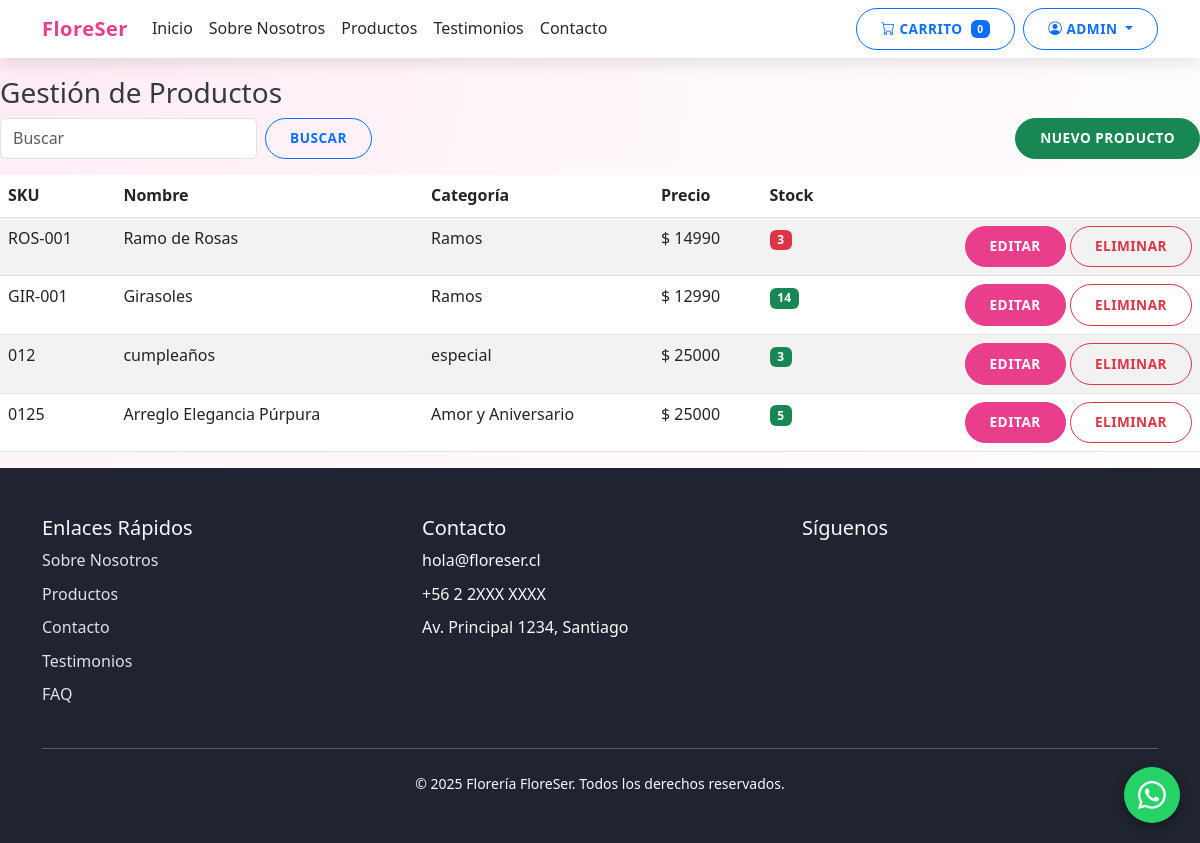
/productos/gestion/ (signed in), run on the app's committed database.
### apps/usuarios/models.py (models this page shows, shortened)
class Usuario(AbstractUser):
    class Roles(models.TextChoices):
        ADMINISTRADOR = 'Administrador', 'Administrador'
        EMPLEADO = 'Empleado', 'Empleado'
        CLIENTE = 'Cliente', 'Cliente'
        PROVEEDOR = 'Proveedor', 'Proveedor'
    rol = models.CharField(max_length=20, choices=Roles.choices, default=Roles.CLIENTE)
    activo = models.BooleanField(default=True)

### apps/productos/models.py (models this page shows, shortened)
class Producto(models.Model):
    class Categoria(models.TextChoices):
        AMOR_ANIVERSARIO = 'Amor y Aniversario', 'Amor y Aniversario'
        CUMPLEANOS = 'Cumpleaños', 'Cumpleaños'
        AGRADECIMIENTO = 'Agradecimiento', 'Agradecimiento'
        CONDOLENCIAS = 'Condolencias', 'Condolencias'
    sku = models.CharField(max_length=50, unique=True)
    nombre = models.CharField(max_length=150)
    descripcion = models.TextField(blank=True)
    categoria = models.CharField(max_length=100, choices=Categoria.choices)
    precio = models.DecimalField(max_digits=12, decimal_places=0, validators=[MinValueValidator(0)])
    stock = models.IntegerField(default=0, validators=[MinValueValidator(0)])
    stock_minimo = models.IntegerField(default=0, validators=[MinValueValidator(0)])
    imagen = models.ImageField(upload_to='productos/', blank=True, null=True)
    destacado = models.BooleanField(default=False)

### apps/home/models.py (models this page shows, shortened)
class Config(models.Model):
    nombre_sitio = models.CharField(max_length=100, default='Florería FloreSer')
    logo = models.ImageField(upload_to='configuracion/', blank=True, null=True)
    favicon = models.ImageField(upload_to='configuracion/', blank=True, null=True)
    telefono = models.CharField(max_length=20, blank=True)
    email = models.EmailField(blank=True)
    direccion = models.TextField(blank=True)
    horario_atencion = models.CharField(max_length=100, blank=True)
    facebook_url = models.URLField(blank=True)
    instagram_url = models.URLField(blank=True)
    whatsapp_numero = models.CharField(max_length=20, blank=True)
    alto_imagen_destacado = models.PositiveIntegerField(
        default=220,
        help_text=_('Altura en píxeles para productos destacados en la página de inicio.'),
    )
    alto_imagen_producto = models.PositiveIntegerField(
        default=220,
        help_text=_('Altura en píxeles para imágenes del catálogo de productos.'),
    )
    alto_imagen_ocasion = models.PositiveIntegerField(
        default=230,
        help_text=_('Altura en píxeles para las tarjetas de "Comprar por Ocación".'),
    )
    class Meta:
        verbose_name = _('Configuración del Sitio')
        verbose_name_plural = _('Configuración del Sitio')
        db_table = 'home_config'   # <- nombre exacto que evita el error
        app_label = 'home'

### apps/productos/views.py (the view)
# urls.py: path('gestion/', gestion_lista, name='gestion_lista'),
@role_required('Administrador', 'Empleado')
def gestion_lista(request):
    q = request.GET.get('q', '').strip()
    productos = Producto.objects.all()
    if q:
        productos = productos.filter(nombre__icontains=q)
    configuracion = Config.objects.first()
    return render(request, 'productos/gestion_lista.html', {
        'productos': productos,
        'q': q,
        'configuracion': configuracion,
    })

### templates/productos/gestion_lista.html
{% extends 'base.html' %}
{% block content %}
<h3>Gestión de Productos</h3>
<div class="d-flex justify-content-between mb-3">
  <form class="d-flex" method="get">
    <input type="text" class="form-control me-2" name="q" placeholder="Buscar" value="{{ q }}">
    <button class="btn btn-outline-primary" type="submit">Buscar</button>
  </form>
  <a href="{% url 'productos:crear' %}" class="btn btn-success">Nuevo producto</a>
</div>
<table class="table table-striped">
  <thead>
    <tr><th>SKU</th><th>Nombre</th><th>Categoría</th><th>Precio</th><th>Stock</th><th></th></tr>
  </thead>
  <tbody>
  {% for p in productos %}
    <tr>
      <td>{{ p.sku }}</td>
      <td>{{ p.nombre }}</td>
      <td>{{ p.categoria }}</td>
      <td>$ {{ p.precio|floatformat:0 }}</td>
      <td>
        {% if p.stock <= p.stock_minimo %}
          <span class="badge bg-danger">{{ p.stock }}</span>
        {% else %}
          <span class="badge bg-success">{{ p.stock }}</span>
        {% endif %}
      </td>
      <td class="text-end">
        <a class="btn btn-sm btn-primary" href="{% url 'productos:editar' p.id %}">Editar</a>
        <a class="btn btn-sm btn-outline-danger" href="{% url 'productos:eliminar' p.id %}">Eliminar</a>
      </td>
    </tr>
  {% empty %}
    <tr><td colspan="6">Sin productos.</td></tr>
  {% endfor %}
  </tbody>
</table>
{% endblock %}

### templates/base.html (shortened to what this page needs)
<!DOCTYPE html>
{% load static %}
{% load i18n %}
<html lang="es">
<head>
    <link href="https://cdn.jsdelivr.net/npm/bootstrap@5.3.0/dist/css/bootstrap.min.css" rel="stylesheet">
    <link rel="stylesheet" href="https://cdn.jsdelivr.net/npm/bootstrap-icons@1.10.0/font/bootstrap-icons.css">
    <link rel="stylesheet" href="{% static 'css/styles.css' %}">
</head>
<body>
    <nav class="navbar navbar-expand-lg navbar-main fixed-top">
        <div class="container">
            <a class="navbar-brand" href="{% url 'home:index' %}">
                {% if configuracion and configuracion.logo %}
                <img src="{{ configuracion.logo.url }}" alt="{{ configuracion.nombre_sitio }}" height="40">
                {% else %}
                FloreSer
                {% endif %}
            </a>
            <div class="collapse navbar-collapse" id="navbarNav">
                {% url 'home:index' as home_url %}
                {% url 'home:sobre_nosotros' as sobre_url %}
                {% url 'productos:lista' as productos_url %}
                {% url 'home:testimonios' as testimonios_url %}
                {% url 'home:index' as home_url3 %}
                {% url 'pedidos:carrito' as carrito_url %}
                {% url 'clientes:perfil' as cli_perfil_url %}
                {% url 'clientes:mis_pedidos' as cli_misped_url %}
                {% url 'productos:crear' as prod_crear_url %}
                {% url 'admin:index' as admin_index_url %}
                {% url 'logout' as logout_url %}
                {% url 'login' as login_url %}
                <ul class="navbar-nav me-auto">
                    {% if home_url %}
                    <li class="nav-item">
                        <a class="nav-link" href="{{ home_url }}#inicio">Inicio</a>
                    </li>
                    {% endif %}
                    {% if sobre_url %}
                    <li class="nav-item">
                        <a class="nav-link" href="{{ sobre_url }}">Sobre Nosotros</a>
                    </li>
                    {% endif %}
                    {% if productos_url %}
                    <li class="nav-item">
                        <a class="nav-link" href="{{ productos_url }}">Productos</a>
                    </li>
                    {% endif %}
                    {% if testimonios_url %}
                    <li class="nav-item">
                        <a class="nav-link" href="{{ testimonios_url }}">Testimonios</a>
                    </li>
                    {% endif %}
                    {% if home_url3 %}
                    <li class="nav-item">
                        <a class="nav-link" href="{{ home_url3 }}#contacto">Contacto</a>
                    </li>
                    {% endif %}
                </ul>
                <div class="d-flex">
                    <a href="{{ carrito_url|default:'#' }}" class="btn btn-outline-primary me-2">
                        <i class="bi bi-cart"></i> Carrito
                        <span class="badge bg-primary ms-1">0</span>
                    </a>
                    {% if user.is_authenticated %}
                    <div class="dropdown">
                        <button class="btn btn-outline-primary dropdown-toggle" type="button" id="userDropdown" data-bs-toggle="dropdown">
                            <i class="bi bi-person-circle"></i> {{ user.username }}
                        </button>
                    </div>
                    {% endif %}
                </div>
            </div>
        </div>
    </nav>
    <div style="padding-top: 76px;">
        {% block content %}{% endblock %}
    </div>
    <footer class="footer-site py-5">
        <div class="container">
            <div class="row g-4">
                <div class="col-lg-4">
                    <h5>Enlaces Rápidos</h5>
                    <ul class="list-unstyled footer-links">
                        {% url 'home:sobre_nosotros' as sobre_url %}
                        {% url 'productos:lista' as prodf_url %}
                        {% url 'home:testimonios' as testimoniosf_url %}
                        {% url 'home:faq' as faq_url %}
                        <li class="mb-2">
                            <a href="{{ sobre_url|default:'#' }}" class="text-decoration-none">Sobre Nosotros</a>
                        </li>
                        <li class="mb-2">
                            <a href="{{ prodf_url|default:'#' }}" class="text-decoration-none">Productos</a>
                        </li>
                        <li class="mb-2">
                            <a href="{{ homef_url|default:'#' }}#contacto" class="text-decoration-none">Contacto</a>
                        </li>
                        <li class="mb-2">
                            <a href="{{ testimoniosf_url|default:'#' }}" class="text-decoration-none">Testimonios</a>
                        </li>
                        {% if faq_url %}
                        <li class="mb-2">
                            <a href="{{ faq_url }}" class="text-decoration-none">FAQ</a>
                        </li>
                        {% endif %}
                    </ul>
                </div>
                <div class="col-lg-4">
                    <h5>Contacto</h5>
                    <ul class="list-unstyled mb-0">
                        <li class="mb-2">
                            {% if configuracion and configuracion.email %}
                                {{ configuracion.email }}
                            {% else %}
                                hola@floreser.cl
                            {% endif %}
                        </li>
                        <li class="mb-2">
                            {% if configuracion and configuracion.telefono %}
                                {{ configuracion.telefono }}
                            {% else %}
                                +56 2 2XXX XXXX
                            {% endif %}
                        </li>
                        <li class="mb-2">
                            {% if configuracion and configuracion.direccion %}
                                {{ configuracion.direccion }}
                            {% else %}
                                Av. Principal 1234, Santiago
                            {% endif %}
                        </li>
                    </ul>
                </div>
                <div class="col-lg-4">
                    <h5>Síguenos</h5>
                </div>
            </div>
            <hr class="my-4">
            <div class="text-center">
                <p class="mb-0 small">&copy; {% now "Y" %} {% if configuracion %}{{ configuracion.nombre_sitio }}{% else %}Florería FloreSer{% endif %}. Todos los derechos reservados.</p>
            </div>
        </div>
    </footer>
    {% if configuracion and configuracion.whatsapp_numero %}
    <a href="https://wa.me/{{ configuracion.whatsapp_numero }}" class="whatsapp-float" target="_blank" aria-label="Chat por WhatsApp">
        <i class="bi bi-whatsapp"></i>
    </a>
    {% endif %}
</body>
</html>

### static/css/styles.css (style rules this page uses)
:root { --primary-color: #e83e8c; --secondary-color: #ffd6e8; --accent-color: #ff7f50; --light-color: #fff7fb; --dark-color: #343a40; --gray-100: #f8f9fa; --gray-200: #eceff4; --gray-600: #6c757d; --box-shadow: 0 0.5rem 1rem rgba(232, 62, 140, 0.15); --transition: all 0.3s ease; }
body { font-family: 'Segoe UI', Tahoma, Geneva, Verdana, sans-serif; color: var(--dark-color); line-height: 1.6; background: radial-gradient(circle at top left, #ffeaf5 0, #fff7fb 40%, #ffffff 100%); }
.navbar-brand { font-weight: 700; letter-spacing: 0.5px; }
.navbar-main, .navbar-main.bg-dark, .navbar-main.navbar-dark { background-color: #ffffff !important; box-shadow: 0 0.35rem 1rem rgba(0, 0, 0, 0.1); z-index: 1030; }
.navbar-main .navbar-brand { font-weight: 700; letter-spacing: 0.5px; color: var(--primary-color) !important; }
.navbar-main .navbar-nav .nav-link { color: #252932 !important; font-weight: 500; }
.btn { padding: 0.6rem 1.5rem; border-radius: 50px; font-weight: 600; transition: var(--transition); text-transform: uppercase; font-size: 0.85rem; letter-spacing: 0.5px; }
.btn-primary { background-color: var(--primary-color); border-color: var(--primary-color); }
.footer-site { background: #1f2430; color: #f8f9fa; }
.footer-site h5 { color: #f8f9fa; }
.footer-site .footer-links a { color: #dee2e6; }
.whatsapp-float { position: fixed; right: 20px; bottom: 20px; z-index: 1050; width: 56px; height: 56px; border-radius: 50%; background-color: #25d366; color: #fff; display: flex; align-items: center; justify-content: center; font-size: 28px; box-shadow: 0 4px 12px rgba(0, 0, 0, .3); transition: transform .2s ease, box-shadow .2s ease, background-color .2s ease; }

### data on the page
Usuario: username "ADMIN"
Producto: sku "ROS-001", nombre "Ramo de Rosas", categoria "Ramos", precio "14990", stock "3"
Producto: sku "GIR-001", nombre "Girasoles", categoria "Ramos", precio "12990", stock "14"
Producto: sku "012", nombre "cumpleaños", categoria "especial", precio "25000", stock "3"
Producto: sku "0125", nombre "Arreglo Elegancia Púrpura", categoria "Amor y Aniversario", precio "25000", stock "5"
Config: nombre_sitio "Florería FloreSer"
